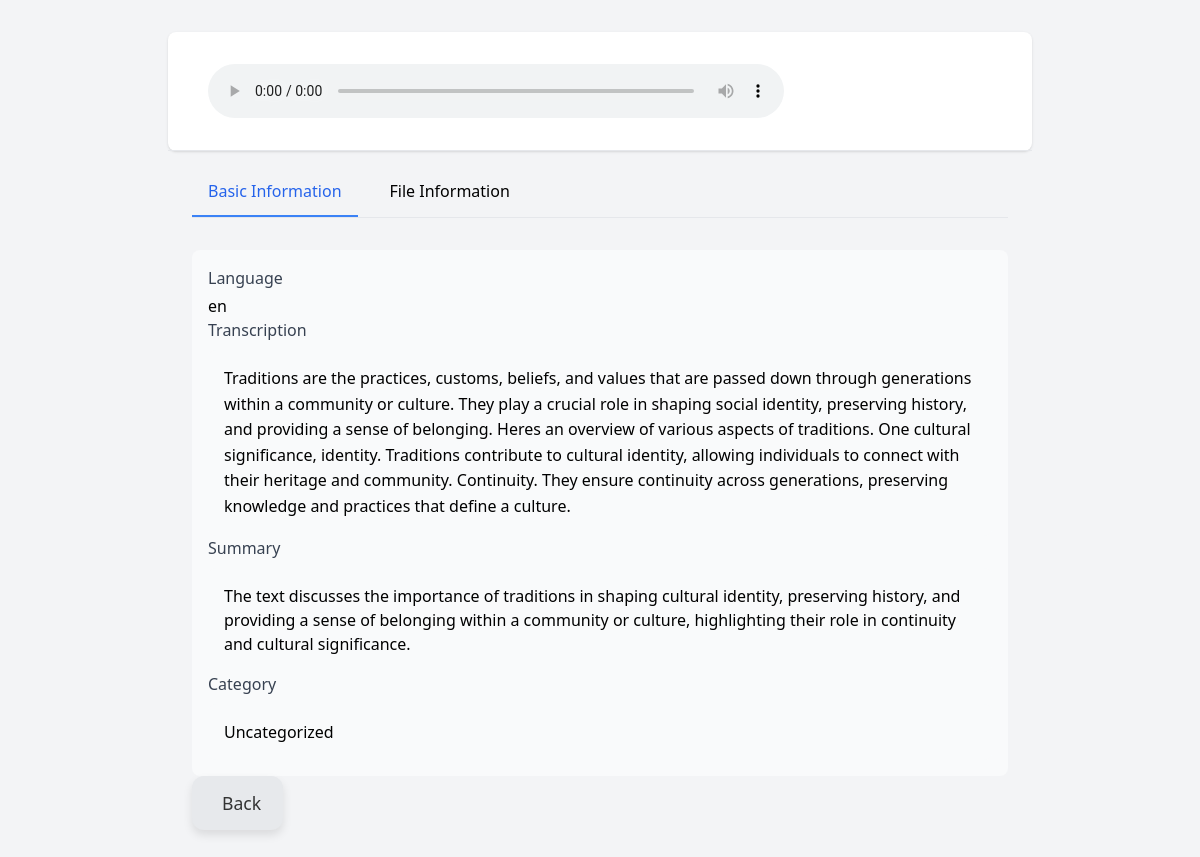
/audio_detail/34/, run on the app's committed database.
### audio/models.py (models this page shows, shortened)
class AudioFile(models.Model):
    LANGUAGE_CHOICES = [
        ('uz', 'O\'zbek'),
        ('ru', 'Rus'),
        ('en', 'Ingliz'),
        ('kq', 'Qoraqalpoq'),
    ]
    FORMAT_CHOICES = [
        ('mp3', 'MP3'),
        ('wav', 'WAV'),
        ('m4a', 'M4A'),
    ]
    title = models.CharField(max_length=255, null=True, blank=True)
    audio_file = models.FileField(
        upload_to='audios/',
        null=True,
        blank=True,
        validators=[validate_audio_format]
    )
    file_format = models.CharField(
        max_length=3,
        choices=FORMAT_CHOICES,
        null=True,
        blank=True
    )
    language = models.CharField(choices=LANGUAGE_CHOICES, max_length=2)
    transcription = models.TextField(null=True, blank=True)
    summary = models.TextField(null=True, blank=True)
    category = models.ForeignKey(Category, null=True, blank=True, on_delete=models.SET_NULL)
    created_at = models.DateTimeField(auto_now_add=True)
    file_size = models.BigIntegerField(null=True, blank=True)
    processing_status = models.CharField(max_length=20, default='pending')
    error_message = models.TextField(null=True, blank=True)

### audio/views.py (the view, shortened to what this page needs)
# urls.py: path('audio_detail/<int:pk>/', AudioFileDetailView.as_view(), name='audio_detail'),
class AudioFileDetailView(DetailView):
    model = AudioFile
    template_name = 'audio/audio_detail.html'
    context_object_name = 'audio_file'
    def get_context_data(self, **kwargs):
        context = super().get_context_data(**kwargs)
        obj = self.get_object()
        context['file_format_display'] = self.file_format_display(obj)
        context['file_size_display'] = self.file_size_display(obj)
        context['formatted_transcription'] = self.formatted_transcription(obj)
        context['audio_player'] = self.audio_player(obj)
        context['duration_display'] = self.duration_display(obj)
        return context
    def file_format_display(self, obj):
        return '-'
    def file_size_display(self, obj):
        if obj.file_size:
            size = obj.file_size
            for unit in ['B', 'KB', 'MB', 'GB']:
                if size < 1024.0:
                    return f"{size:.1f} {unit}"
                size /= 1024.0
        return '-'
    def duration_display(self, obj):
        if hasattr(obj, 'duration') and obj.duration:
            minutes = int(obj.duration // 60)
            seconds = int(obj.duration % 60)
            return f"{minutes:02d}:{seconds:02d}"
        return '-'
    def formatted_transcription(self, obj):
        if not obj.transcription:
            return '-'
        try:
            transcript_data = json.loads(obj.transcription)
            formatted_text = []
            current_speaker = None
            for segment in transcript_data:
                timestamp = self.format_timestamp(segment.get('start_time', 0))
                speaker = segment.get('speaker', 'Speaker 1')
                text = segment.get('text', '').strip()
                if speaker != current_speaker:
                    formatted_text.append(
                        f'<div class="transcript-segment">'
                        f'<span class="timestamp">[{timestamp}]</span> '
                        f'<span class="speaker">{speaker}:</span> '
                        f'<span class="text">{text}</span>'
                        f'</div>'
                    )
                else:
                    formatted_text.append(
                        f'<div class="transcript-segment">'
                        f'<span class="timestamp">[{timestamp}]</span> '
                        f'<span class="text">{text}</span>'
                        f'</div>'
                    )
                current_speaker = speaker
            return mark_safe(
                '<div class="transcription-container">' +
                '\n'.join(formatted_text) +
                '</div>'
            )
        except json.JSONDecodeError:
            return mark_safe(f'<div class="transcription-container">{obj.transcription}</div>')
    def audio_player(self, obj):
        if obj.audio_file:
            return format_html(
                '<audio controls class="w-full max-w-xl">'
                '<source src="{}" type="audio/{}">'
                'Your browser does not support the audio element.'
                '</audio>',
                obj.audio_file.url,
                obj.file_format or 'mpeg'
            )
        return '-'

### audio/templates/audio/audio_detail.html (shortened to what this page needs)
<!DOCTYPE html>
<html lang="en">
<head>
    <script src="https://cdn.tailwindcss.com"></script>
</head>
<body class="bg-gray-100">
    <div class="container mx-auto px-4 py-8 max-w-4xl">
        <div class="bg-white shadow rounded-lg">
            <div class="border-b px-6 py-4">
                <div class="audio">
                        <div class="bg-gray-30 p-4 rounded-lg">
                            {{ audio_player|safe }}
                        </div>
                    </div>
                </div>
            </div>
            <div x-data="{ activeTab: 'basic' }" class="px-6 py-4">
                <div class="border-b mb-4">
                    <nav class="flex space-x-4" aria-label="Tabs">
                        <button
                            @click="activeTab = 'basic'"
                            :class="{'tab-button': true, 'active': activeTab === 'basic'}"
                            type="button">
                            Basic Information
                        </button>
                        <button
                            @click="activeTab = 'file'"
                            :class="{'tab-button': true, 'active': activeTab === 'file'}"
                            type="button">
                            File Information
                        </button>
                    </nav>
                </div>
                <div class="py-4">
                    <div x-show="activeTab === 'basic'" class="space-y-12">
                        <div class="bg-gray-50 p-4 rounded-lg">
                            <div>
                                <h3 class="font-medium text-gray-700 mb-1">Language</h3>
                                <p>{{ audio_file.language }}</p>
                            </div>
                            <div>
                            <h3 class="font-medium text-gray-700 mb-2">Transcription</h3>
                            <div class="bg-gray-50 p-4 rounded-lg max-h-96 overflow-y-auto">
                                {{ formatted_transcription|safe }}
                            </div>
                        </div>
                        <div>
                            <h3 class="font-medium text-gray-700 mb-2">Summary</h3>
                            <div class="bg-gray-50 p-4 rounded-lg">
                                {{ audio_file.summary|default:"No summary available" }}
                            </div>
                        </div>
                        <div>
                            <h3 class="font-medium text-gray-700 mb-2">Category</h3>
                            <div class="bg-gray-50 p-4 rounded-lg">
                                {{ audio_file.category|default:"Uncategorized" }}
                            </div>
                        </div>
                        </div>
                    </div>
                    <a href="/" class="btn w-100 btn-upload" style="
            display: inline-flex;
            align-items: center;
            justify-content: center;
            padding: 12px 20px;
            font-size: 1.1rem;
            font-weight: 500;
            color: #333;
            background-color: #e7e9ec;
            border: 2px solid transparent;
            border-radius: 12px;
            box-shadow: 0px 5px 10px rgba(0, 0, 0, 0.1);
            text-decoration: none;
            transition: all 0.3s ease;
        " onmouseover="this.style.backgroundColor='#d0d4db'; this.style.color='#000'; this.style.boxShadow='0px 8px 16px rgba(0, 0, 0, 0.2)'; this.style.transform='scale(1.03)'" onmouseout="this.style.backgroundColor='#e7e9ec'; this.style.color='#333'; this.style.boxShadow='0px 5px 10px rgba(0, 0, 0, 0.1)'; this.style.transform='scale(1)'">
             Back
        </a>
                </div>
            </div>
        </div>
</body>
</html>

### audio/templates/audio/audio_detail.html (style rules this page uses)
.transcription-container { line-height: 1.6; }
.tab-button { padding: 0.75rem 1rem; border-bottom: 2px solid transparent; font-weight: 500; cursor: pointer; }
.tab-button.active { border-bottom-color: #3b82f6; color: #2563eb; }

### data on the page
AudioFile: language "en", transcription "Traditions are the practices, customs, beliefs, and values that are passed down through generations within a community or culture. They play a crucial role in shaping social identity, preserving history, and providing a sense of belonging. Heres an overview of various aspects of traditions. One cultural significance, identity. Traditions contribute to cultural identity, allowing individuals to connect with their heritage and community. Continuity. They ensure continuity across generations, preserving knowledge and practices that define a culture.", summary "The text discusses the importance of traditions in shaping cultural identity, preserving history, and providing a sense of belonging within a community or culture, highlighting their role in continuity and cultural significance.", category "Uncategorized"
